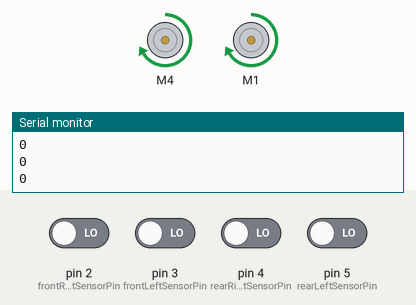
This sketch was run on a simulated Arduino Uno, built with avr-gcc and run on an emulated ATmega328P. Shown: 2 × DC motor (green arrow = forward, orange = backward, longer = faster), the last lines printed to the serial monitor. The inputs (shaded band) are chosen by the test bench; at power-on: pin 2 (frontRightSensorPin), pin 3 (frontLeftSensorPin), pin 4 (rearRightSensorPin), pin 5 (rearLeftSensorPin) LOW.

Above: at 1.2 s.
1.3 s: pin 4 (rearRightSensorPin) driven HIGH and pin 5 (rearLeftSensorPin) driven HIGH
At 2.6 s:
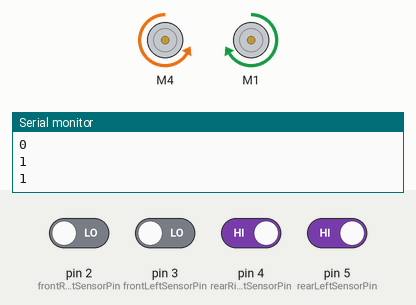
4.3 s: pin 4 (rearRightSensorPin) driven LOW
At 5.3 s:
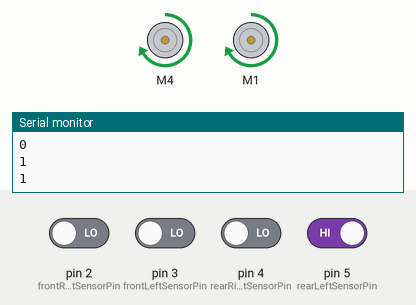
6.1 s: pin 2 (frontRightSensorPin) driven HIGH
At 6.4 s:
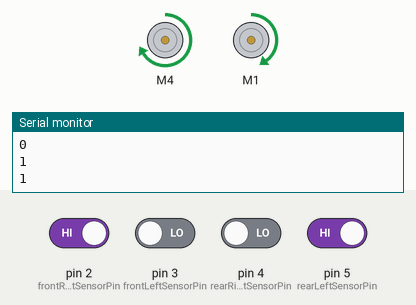
7.6 s: pin 2 (frontRightSensorPin) driven LOW
At 8.8 s:
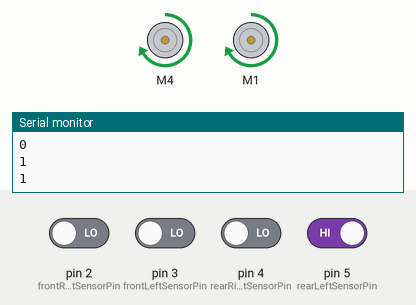
9.1 s: pin 3 (frontLeftSensorPin) driven HIGH
At 9.9 s:
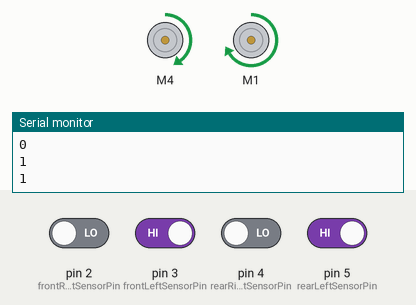
Timing chart, 0 to 11.6 s (numbered marks = the images above; inputs shaded):
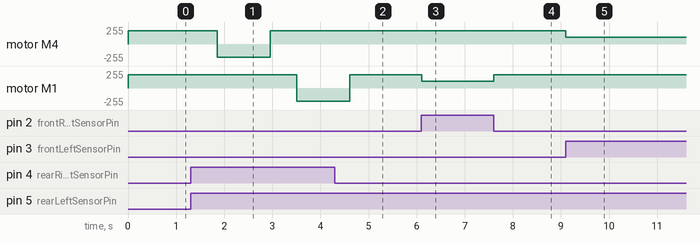

Measured:
- after the input at 1.3 s, motor M4: forward 200/255 → backward 200/255 after 0.55 s, → forward 200/255 1.1 s later; motor M1: forward 200/255 → backward 200/255 after 2.2 s
- after the input at 4.3 s, motor M4: stays forward 200/255 (without the input it goes to backward 200/255 after 0.86 s)
- after the input at 6.1 s, motor M1: forward 200/255 → forward 100/255 at once
- after the input at 7.6 s, motor M1: forward 100/255 → forward 200/255 at once
- after the input at 9.1 s, motor M4: forward 200/255 → forward 100/255 at once

The sketch:

Nov_20_A_Zhanfeng.ino
```cpp
#include <Adafruit_MotorShield.h>

// ------------------------------------------------------------------------------------------------------------------------------------------------------------------------------------------------------------------
// Ports

int frontRightSensorPin = 2;
int frontLeftSensorPin = 3;
int rearRightSensorPin = 4;
int rearLeftSensorPin = 5;

int fr = 0, fl = 0, rr = 0, rl = 0; // store digital readings from the line sensor

int rightTurns = 0; // variable to record how many 90 deg right-turns have been made to calculate current orientation


// ------------------------------------------------------------------------------------------------------------------------------------------------------------------------------------------------------------------
//Motor constants

Adafruit_MotorShield AFMS = Adafruit_MotorShield();

Adafruit_DCMotor *leftMotor = AFMS.getMotor(4);
Adafruit_DCMotor *rightMotor = AFMS.getMotor(1);

int MAX_SPEED = 200; // current selected speed for forward motion of the bot
int LINE_FOLLOWING_INTERVAL = 10; // let the motor run 50ms before each sensing & action to provide fierce change of commands
int TURNING_TIME_INTERVAL = 1100; // the time motor takes to turn to 90 degrees in full speed


// ------------------------------------------------------------------------------------------------------------------------------------------------------------------------------------------------------------------
// sensor reading mode constants

#define L 1 // rl
#define R 2 // rr
#define LR 3 // rl && rr


// ------------------------------------------------------------------------------------------------------------------------------------------------------------------------------------------------------------------
// pre-measured distance constants
#define minimumDistanceFromWall 10000.0


// ------------------------------------------------------------------------------------------------------------------------------------------------------------------------------------------------------------------
// basic functions, including sensor reading and interval motor control

// the line sensor readings are binary encoded into one integer
// digitalRead always return 0 or 1
// sensorReadingNum = fr * 8 + fl * 4 + rr * 2 + rl
int readLineSensor(){
  fr = digitalRead(frontRightSensorPin);
  fl = digitalRead(frontLeftSensorPin);
  rr = digitalRead(rearRightSensorPin);
  rl = digitalRead(rearLeftSensorPin);
  int sensorReadingNum = fr * 8 + fl * 4 + rr * 2 + rl;
  return sensorReadingNum;
}


float readUltrasound(){
  // to be developed by 2nd coder
  return 10000.0;
}


float readTimeOfFlight(){
  // to be developed by 2nd coder
  return 10000.0;
}


int readMagnetic(){
  return 0;
}

void goFront(){
  leftMotor->run(FORWARD);
  leftMotor->setSpeed(MAX_SPEED);
  rightMotor->run(FORWARD);
  rightMotor->setSpeed(MAX_SPEED);
}


void goLeft(){
  leftMotor->run(BACKWARD);
  leftMotor->setSpeed(MAX_SPEED);
  rightMotor->run(FORWARD);
  rightMotor->setSpeed(MAX_SPEED);
}


void goRight(){
  leftMotor->run(FORWARD);
  leftMotor->setSpeed(MAX_SPEED);
  rightMotor->run(BACKWARD);
  rightMotor->setSpeed(MAX_SPEED);
}


void goBack(){
  leftMotor->run(BACKWARD);
  leftMotor->setSpeed(MAX_SPEED);
  rightMotor->run(BACKWARD);
  rightMotor->setSpeed(MAX_SPEED);
}


// go to forward right
void slightLeft(){
  leftMotor->run(FORWARD);
  leftMotor->setSpeed(0.5 * MAX_SPEED);
  rightMotor->run(FORWARD);
  rightMotor->setSpeed(MAX_SPEED);
}


// go to forward left
void slightRight(){
  leftMotor->run(FORWARD);
  leftMotor->setSpeed(MAX_SPEED);
  rightMotor->run(FORWARD);
  rightMotor->setSpeed(0.5 * MAX_SPEED);
}


// open the claw
void clawOpen(){
  // to be developed by 2nd coder
  return;
}


// close the claw to catch the block
void clawClose(){
  // to be developed by 2nd coder
  return;
}


// change LED according to the rules. Please specify ports of the LED in the comments.
// condition parameter can be encoded however for your convenience.
void changeLED(int condition){
  // to be developed by 2nd coder
  return;
}


// start the program only after the button is pressed; return true when it is pressed.
void bottonControl(){
  // to be developed by 2nd coder
  return false;
}


// ------------------------------------------------------------------------------------------------------------------------------------------------------------------------------------------------------------------
// Functions of different working mode
// stop_condition: class int, a sensor reading pattern that tells the robot to change into another mode of motion
// correspondence of stop_condition and stopping pattern is stated in the constant definition part above
// #define L 1 // (left & front & rear)
// #define R 2 // (right & front & rear)


// bool foundBlock(){
//   return false;
// }

bool isMagnetic(){
  return readMagnetic == 1;
}

// Go straight, whatever
void goStraight(int stop_condition){
  while(1){
    int sensorReadingInt = readLineSensor();
    int fr = sensorReadingInt / 8;
    int fl = (sensorReadingInt % 8) / 4;
    int rr = (sensorReadingInt % 4) / 2;
    int rl = sensorReadingInt % 2;

    Serial.println(rr);
    Serial.println(rl);

    if(stop_condition == LR && rr == 1 && rl == 1){return;}
    if(stop_condition == L && rl == 1){return;}
    if(stop_condition == R && rr == 1){return;}

    goFront();
    delay(LINE_FOLLOWING_INTERVAL);
  }
}


void turnLeft90Deg(){
  goLeft();
  delay(TURNING_TIME_INTERVAL);
  rightTurns -= 1;
}


void turnRight90Deg(){
  goRight();
  delay(TURNING_TIME_INTERVAL);
  rightTurns += 1;
}


void turn180Deg(){
  goLeft();
  delay(2 * TURNING_TIME_INTERVAL);
  rightTurns += 2;
}


void stepForward(){
  goFront();
  delay(0.5 * TURNING_TIME_INTERVAL);
}


// Follow the white line
// true return indicates that a block is found; false return indicates that stop condition is met
bool followLine(int stop_condition){
  while(1){
    int sensorReadingInt = readLineSensor();
    int distance = readTimeOfFlight();
    if(distance < 100.0){return true;}
    int fr = sensorReadingInt / 8;
    int fl = (sensorReadingInt % 8) / 4;
    int rr = (sensorReadingInt % 4) / 2;
    int rl = sensorReadingInt % 2;

    if(stop_condition == LR && rr == 1 && rl == 1){return;}
    if(stop_condition == L && rl == 1){return;}
    if(stop_condition == R && rr == 1){return;}

    if(fr == 1 && fl == 1){goFront();}
    else if(fr == 1){slightRight();}
    else if(fl == 1){slightLeft();}
    else{goFront();}

    delay(LINE_FOLLOWING_INTERVAL);
  }
}


void gotoStartingPoint(){
  followLine(LR);
  stepForward();
  goStraight(LR);
  return;
}


void releaseGreen(int blockProcessed){
  return;
}


void releaseRed(int blockProcessed){
  return;
}


void gotoGreen(int blockProcessed){
  int distanceRight = 0, distanceBack = 0;
  while(rightTurns % 4 != 1){turnRight90Deg();}
  if(readTimeOfFlight() < minimumDistanceFromWall){distanceRight = minimumDistanceFromWall;}
  return;
}


void gotoRed(int blockProcessed){
  return;
}


// ------------------------------------------------------------------------------------------------------------------------------------------------------------------------------------------------------------------
// Functions of two tasks

// Do the movement according to the junction it currently at
// true return indicates that a block is found; false return indicates that stop condition is met
bool search1(int blockProcessed, int order){
  if(blockProcessed == 0){
    switch(order){
      case 0:
        goStraight(LR);
        stepForward();
        return followLine(LR); // reached the cross
      case 1:
        turnLeft90Deg();
        stepForward();
        return followLine(LR); // reached first corner
      case 2:
        turnRight90Deg();
        stepForward();
        return followLine(R); // reached second corner
      case 3:
        turnRight90Deg();
        stepForward();
        return followLine(LR); // reached third corner
      case 4:
        turnRight90Deg();
        stepForward();
        return followLine(R); // reached fourth corner
      case 5:
        turnRight90Deg();
        stepForward();
        return followLine(LR); // back to the cross
    }
  }
  return;
}

void return1(int blockProcessed, int order){
  // to be developed by the 2nd coder
  // path of going a way back according to the frontward path; inverse of searchTask1
  if(blockProcessed == 0){
    switch(order){
      case 0:
        turnRight90Deg();
        followLine(LR);
        stepForward();
        goStraight(LR); // back to the lower edge of the starting point
      case 1:
        turnLeft90Deg();
        stepForward();
        return followLine(LR); // back to the cross
      case 2:
        turnLeft90Deg();
        stepForward();
        return followLine(L); // back to the first corner
      case 3:
        turnLeft90Deg();
        stepForward();
        return followLine(LR); // back to the second corner
      case 4:
        turnLeft90Deg();
        stepForward();
        return followLine(L); // bsck to the third corner
      case 5:
        stepForward();
        return followLine(LR); // back to the fourth corner
    }
  }
  return;
}


// Task 1: Go around the grids & collect 2 blocks on them
// order
// release_method:
//    0 indicates going the same way back to the starting point and turn 90 deg
//    1 indicates direct locating from Pythagoras theorem
void task1(int release_method){
  int blockProcessed = 0;
  while(blockProcessed <= 1){
    clawOpen();
    int order = 0;
    while(!search1(blockProcessed, order)){order++;}
    clawClose();
    if(release_method == 0){
      turn180Deg();
      while(order != 0){
        return1(blockProcessed, order);
        order--;
      }
      gotoStartingPoint();
      if(isMagnetic()){releaseGreen(blockProcessed);}
      else{releaseRed(blockProcessed);}
      blockProcessed++;
    }
    else{
      if(isMagnetic()){gotoGreen(blockProcessed);}
      else{gotoRed(blockProcessed);}
      blockProcessed++;
    }
  }
}


// testing the path for task 1
void testLoopFollowing(){
  goStraight(LR);
  stepForward();
  followLine(LR); // reached the cross
  turnLeft90Deg();
  stepForward();
  followLine(LR); // reached first corner
  turnRight90Deg();
  stepForward();
  followLine(R); // reached second corner
  turnRight90Deg();
  stepForward();
  followLine(LR); // reached third corner
  turnRight90Deg();
  stepForward();
  followLine(R); // reached fourth corner
  turnRight90Deg();
  stepForward();
  followLine(LR); // back to the cross
  turnRight90Deg();// end
  return;
}


// ------------------------------------------------------------------------------------------------------------------------------------------------------------------------------------------------------------------
// ------------------------------------------------------------------------------------------------------------------------------------------------------------------------------------------------------------------
// main functions

void setup() {
  // Initialize serial port and input pins
  Serial.begin(9600);
  pinMode(frontRightSensorPin, INPUT);
  pinMode(frontLeftSensorPin, INPUT);
  pinMode(rearRightSensorPin, INPUT);
  pinMode(rearLeftSensorPin, INPUT);

  // turn on motor
  // leftMotor->run(FORWARD);
  // leftMotor->setSpeed(MAX_SPEED);
  // leftMotor->run(RELEASE);
  // rightMotor->run(FORWARD);
  // rightMotor->setSpeed(MAX_SPEED);
  // rightMotor->run(RELEASE);
}

void loop(){
    if (!AFMS.begin()){         // create with the default frequency 1.6KHz
      Serial.println("Could not find Motor Shield. Check wiring.");
    while(1);
  }
  Serial.println("Motor Shield found.");
  task1(0);
  leftMotor->run(RELEASE);
  rightMotor->run(RELEASE);
  while(1);
}
```
